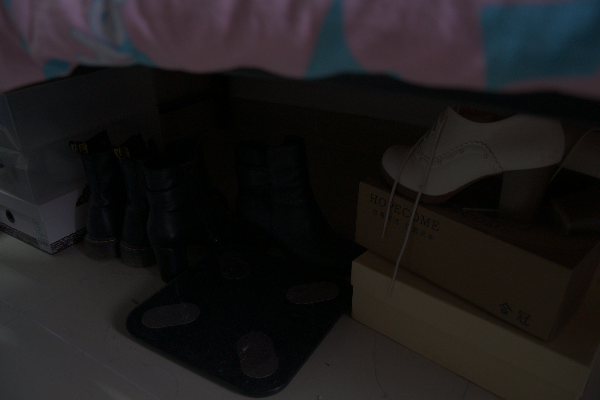
#> input picture dataset/642.png, 600 x 400 px
$ python gaussian_clahe.py
#> lines starting #> are read from the running program, lines starting #| are printed output that depends on the picture
# CLAHE menggunakan gaussian, gambar 3

import cv2
import numpy as np
import skimage.io
import matplotlib.pyplot as plt

def extract_patches(img, patch_size, overlap):
    h, w = img.shape
    patches = []
    coords = []

    step = patch_size - overlap

    for i in range(0, h, step):
        for j in range(0, w, step):
            i_end = min(i + patch_size, h)
            j_end = min(j + patch_size, w)
            patch = img[i:i_end, j:j_end]
            patches.append(patch)
            coords.append((i, j))
    return patches, coords

def gaussian_merge(patches, coords, img_shape, patch_size, overlap):
    h, w = img_shape
    result = np.zeros((h,w), np.float32)
    weight_sum = np.zeros((h,w), np.float32)

    sigma = patch_size / 2
    ax = np.arange(patch_size) - patch_size//2
    gauss = np.exp(-(ax**2)/(2*(sigma**2)))
    kernel = np.outer(gauss, gauss)
    kernel /= kernel.max()

    step = patch_size - overlap

    for (patch,(i,j)) in zip(patches,coords):
        ph,pw = patch.shape
        k = kernel[:ph,:pw]
        result[i:i+ph,j:j+pw] += patch.astype(np.float32) * k
        weight_sum[i:i+ph,j:j+pw] += k

    return np.clip(result/weight_sum, 0, 255).astype(np.uint8)


def gaussian_clahe(image, alpha, smax, L=256, patch_size=32, overlap=25):
    patches, coords = extract_patches(image, patch_size, overlap)
    for i, p in enumerate(patches):
        h,w = p.shape
        total_pixels = h * w
        cl = total_pixels/L * (1 + (alpha/100)*(smax-1))
        hist, _ = np.histogram(p, bins=L, range=(0,L))
        excess = np.sum(np.maximum(hist - cl, 0))
        hist_clipped = np.minimum(hist, cl)
        hist_clipped += excess/L
        cdf = np.cumsum(hist_clipped) / p.size
        lut = np.floor((L-1) * cdf).astype(np.uint8)
        patches[i] = lut[p]

    return gaussian_merge(patches, coords, image.shape, patch_size, overlap)


img_rgb = skimage.io.imread('dataset/642.png')
#> img_rgb is the input picture: shape (400, 600, 3); mean R, G, B 28.4, 26.2, 26.7
img_ycbcr = cv2.cvtColor(img_rgb, cv2.COLOR_RGB2YCrCb)
#> img_ycbcr: shape (400, 600, 3); mean of channels 0, 1, 2 26.9, 129.1, 127.9
Y = img_ycbcr[:, :, 0]

Y_clahe = gaussian_clahe(Y, alpha=60, smax=10, patch_size=64, overlap=60)
#> after the loop in extract_patches, `for i in range(0, h, step):`: coords = 15000 pairs, first value 0 to 396, second value 0 to 596; patches = 15000 items
#> the loop in gaussian_clahe, `for i, p in enumerate(patches):` made 15000 passes
#> excess on passes 1 to 3: 871.6, 862, 846
#> the loop in gaussian_merge, `for (patch,(i,j)) in zip(patches,coords):` made 15000 passes
#> j on passes 1 to 3: 0, 4, 8
#> pass 1, in gaussian_merge, `k = kernel[:ph,:pw]`:
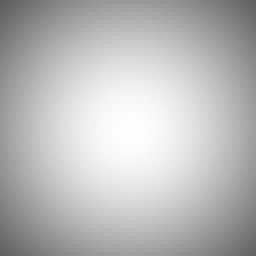
#> k: shape (64, 64) float64 (shown 4 times larger); min 0.368, max 1, mean 0.732
#> after the loop in gaussian_merge, `for (patch,(i,j)) in zip(patches,coords):`:
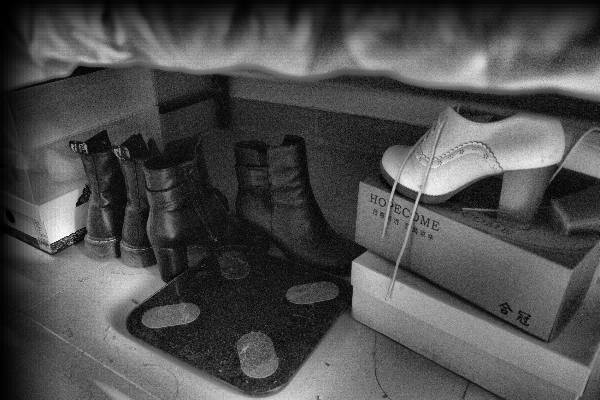
#> result: shape (400, 600) float32; min 0, max 38489.7, mean 11854.9; drawn with min black and max white
#> after the loop in gaussian_merge, `for (patch,(i,j)) in zip(patches,coords):`:
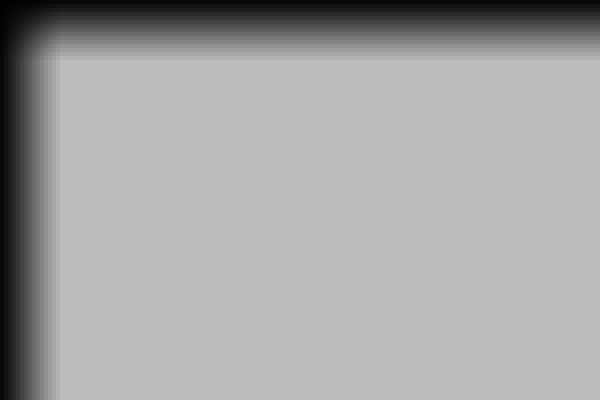
#> weight_sum: shape (400, 600) float32; min 0.368, max 187.6, mean 164.6
#> in gaussian_merge, `return np.clip(result/weight_sum, 0, 255).astype(np.uint8)`:
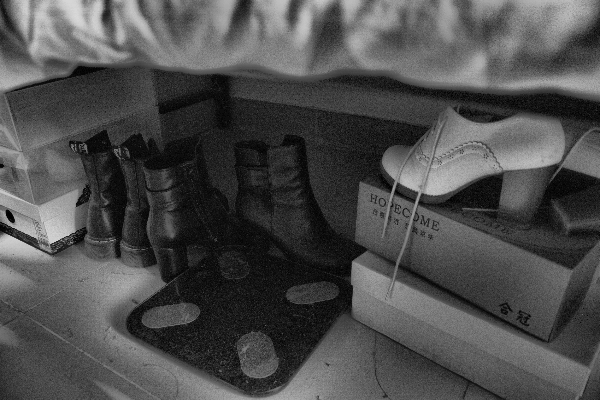
#> returned value: shape (400, 600); min 0, max 217, mean 77
img_ycbcr[:, :, 0] = Y_clahe
#> img_ycbcr: shape (400, 600, 3); mean of channels 0, 1, 2 77, 129.1, 127.9
img = cv2.cvtColor(img_ycbcr, cv2.COLOR_YCrCb2RGB)

plt.imshow(img)
plt.axis('off')
plt.show()

$ run again, with dataset/179.png copied over dataset/642.png
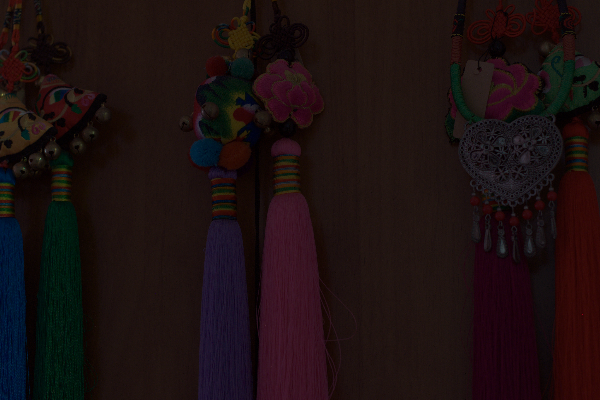
#> input picture dataset/179.png, 600 x 400 px
#> img_rgb is the input picture: shape (400, 600, 3); mean R, G, B 28.6, 16.1, 16.6
#> after the loop in extract_patches, `for i in range(0, h, step):`: coords = 15000 pairs, first value 0 to 396, second value 0 to 596; patches = 15000 items
#> the loop in gaussian_clahe, `for i, p in enumerate(patches):` made 15000 passes
#> excess on passes 1 to 3: 1502.6, 1566.8, 1661.8
#> the loop in gaussian_merge, `for (patch,(i,j)) in zip(patches,coords):` made 15000 passes
#> j on passes 1 to 3: 0, 4, 8
#> after the loop in gaussian_merge, `for (patch,(i,j)) in zip(patches,coords):`:
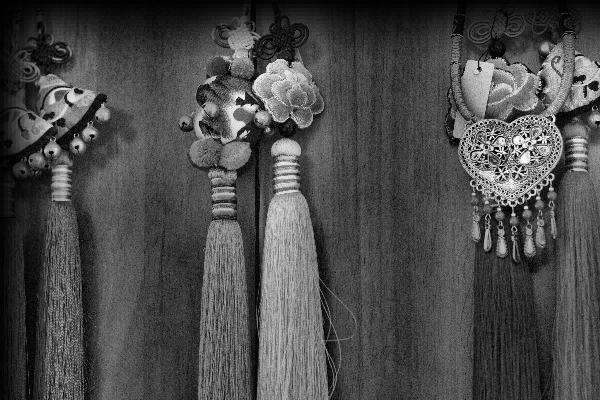
#> result: shape (400, 600) float32; min 0, max 41574.3, mean 12218.8; drawn with min black and max white
#> `img = cv2.cvtColor(img_ycbcr, cv2.COLOR_YCrCb2RGB)`:
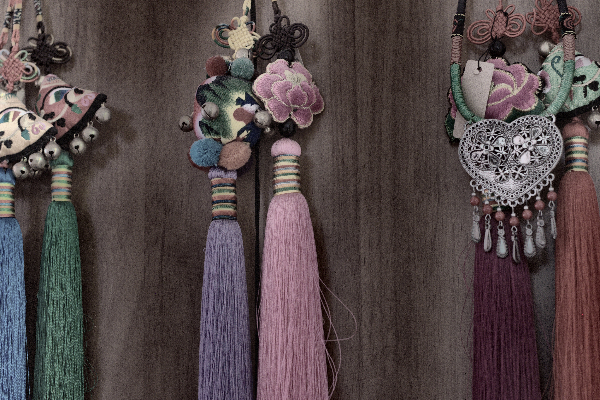
#> img: shape (400, 600, 3); mean R, G, B 83.8, 71.4, 71.9

$ run again, with dataset/3.png copied over dataset/642.png
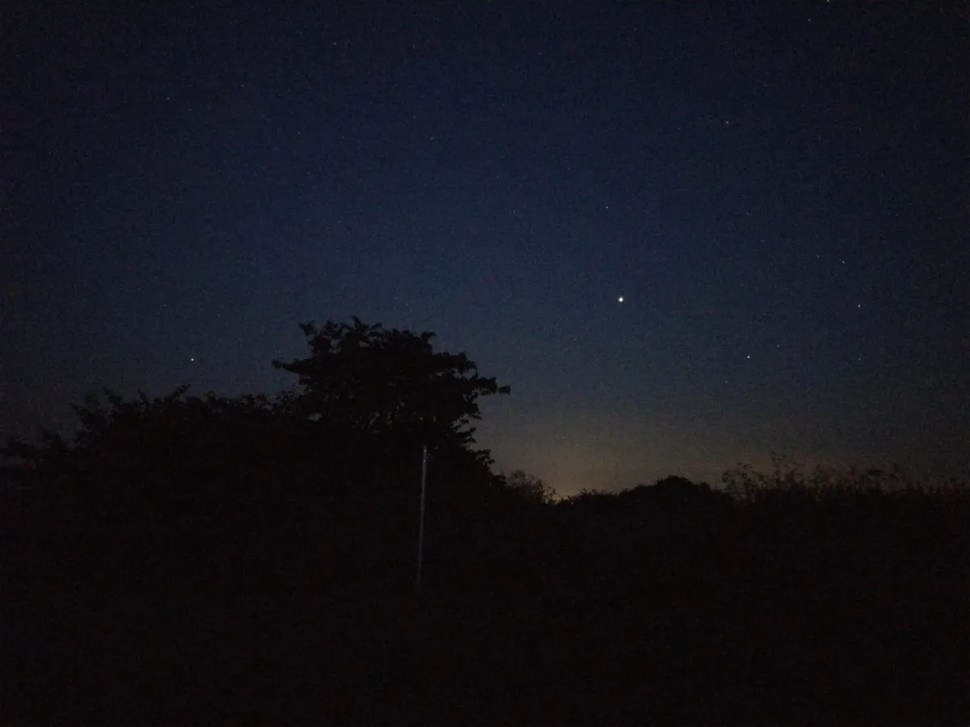
#> input picture dataset/3.png, 970 x 727 px, shrunk from 1200 x 900 before the run
#> img_rgb is the input picture: shape (727, 970, 3); mean R, G, B 20.3, 20.7, 27.9
#> after the loop in extract_patches, `for i in range(0, h, step):`: coords = 44226 items
#> the loop in gaussian_clahe, `for i, p in enumerate(patches):` made 44226 passes
#> excess on passes 1 to 3: 3170.2, 3163.2, 3150.2
#> the loop in gaussian_merge, `for (patch,(i,j)) in zip(patches,coords):` made 44226 passes
#> j on passes 1 to 3: 0, 4, 8
#> after the loop in gaussian_merge, `for (patch,(i,j)) in zip(patches,coords):`:
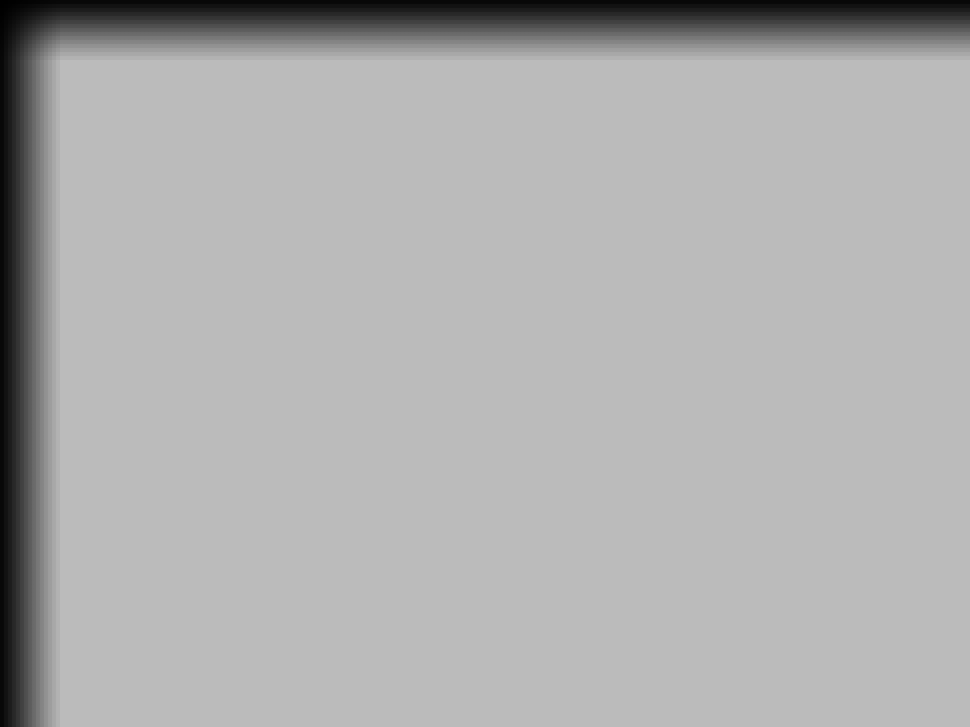
#> weight_sum: shape (727, 970) float32; min 0.368, max 187.6, mean 174
#> in gaussian_merge, `return np.clip(result/weight_sum, 0, 255).astype(np.uint8)`:
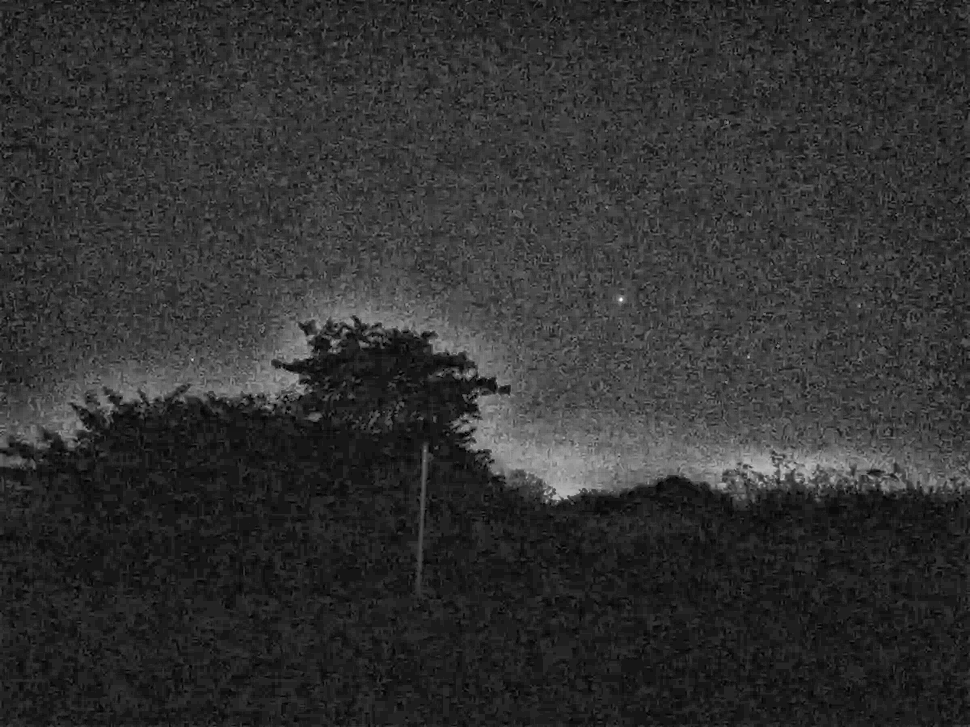
#> returned value: shape (727, 970); min 0, max 253, mean 49.2
